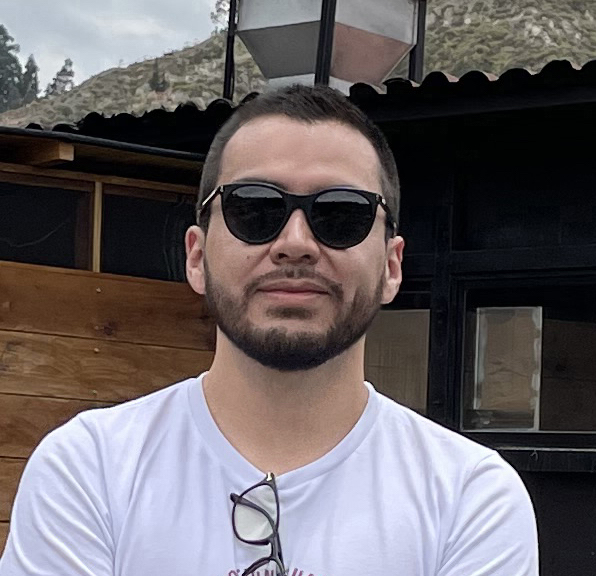
#> input picture 000_projects_structured/05_computer_vision/Reconocimiento_Facial/foto.jpg, 596 x 576 px, given in place of lena.png, which was not available
$ python 05_masks_color-tracker.py
#> lines starting #> are read from the running program, lines starting #| are printed output that depends on the picture; after the words box and inside, x2 and y2 are one past the last pixel; in counts of white or black regions, pixels touching at a corner belong together; pictures that were not available may be replaced by others from this repository, and a replacement may not be noted
import cv2
import numpy as np

path_data = "C:\\Users\\usuario\\Documents\\GitHub\\DataGlobal\\data\\images_opencv"

def empty(a):
   pass

def stackImages(scale,imgArray):
    rows = len(imgArray)
    cols = len(imgArray[0])
    rowsAvailable = isinstance(imgArray[0], list)
    width = imgArray[0][0].shape[1]
    height = imgArray[0][0].shape[0]
    if rowsAvailable:
        for x in range ( 0, rows):
            for y in range(0, cols):
                if imgArray[x][y].shape[:2] == imgArray[0][0].shape [:2]:
                    imgArray[x][y] = cv2.resize(imgArray[x][y], (0, 0), None, scale, scale)
                else:
                    imgArray[x][y] = cv2.resize(imgArray[x][y], (imgArray[0][0].shape[1], imgArray[0][0].shape[0]), None, scale, scale)
                if len(imgArray[x][y].shape) == 2: imgArray[x][y]= cv2.cvtColor( imgArray[x][y], cv2.COLOR_GRAY2BGR)
        imageBlank = np.zeros((height, width, 3), np.uint8)
        hor = [imageBlank]*rows
        hor_con = [imageBlank]*rows
        for x in range(0, rows):
            hor[x] = np.hstack(imgArray[x])
        ver = np.vstack(hor)
    else:
        for x in range(0, rows):
            if imgArray[x].shape[:2] == imgArray[0].shape[:2]:
                imgArray[x] = cv2.resize(imgArray[x], (0, 0), None, scale, scale)
            else:
                imgArray[x] = cv2.resize(imgArray[x], (imgArray[0].shape[1], imgArray[0].shape[0]), None,scale, scale)
            if len(imgArray[x].shape) == 2: imgArray[x] = cv2.cvtColor(imgArray[x], cv2.COLOR_GRAY2BGR)
        hor= np.hstack(imgArray)
        ver = hor
    return ver

# LOAD AN IMAGE USING 'IMREAD'

h_min = 99
s_min = 4
v_min = 27
h_max = 170
s_max = 255
v_max = 255

cv2.namedWindow("TrackBars")
cv2.resizeWindow("TrackBars",640,240)
cv2.createTrackbar("Hue Min","TrackBars",h_min,179,empty)
cv2.createTrackbar("Hue Max","TrackBars",h_max,179,empty)
cv2.createTrackbar("Sat Min","TrackBars",s_min,255,empty)
cv2.createTrackbar("Sat Max","TrackBars",s_max,255,empty)
cv2.createTrackbar("Val Min","TrackBars",v_min,255,empty)
cv2.createTrackbar("Val Max","TrackBars",v_max,255,empty)

while True:
    img = cv2.imread(f"{path_data}/lena.png")  # BGR
#> img is the input picture: shape (576, 596, 3); mean B, G, R 100.5, 97.8, 104.1
    imgHSV = cv2.cvtColor(img,cv2.COLOR_BGR2HSV)
#> imgHSV: shape (576, 596, 3); mean H, S, V 71.9, 75.6, 112.8

    h_min = cv2.getTrackbarPos("Hue Min","TrackBars")
    h_max = cv2.getTrackbarPos("Hue Max", "TrackBars")
    s_min = cv2.getTrackbarPos("Sat Min", "TrackBars")
    s_max = cv2.getTrackbarPos("Sat Max", "TrackBars")
    v_min = cv2.getTrackbarPos("Val Min", "TrackBars")
    v_max = cv2.getTrackbarPos("Val Max", "TrackBars")
    print(f"{h_min},{s_min},{v_min},{h_max},{s_max},{v_max}")
    lower = np.array([h_min,s_min,v_min])
    upper = np.array([h_max,s_max,v_max])
    # Check if HSV image lies in this range to detect color
    mask = cv2.inRange(imgHSV,lower,upper)
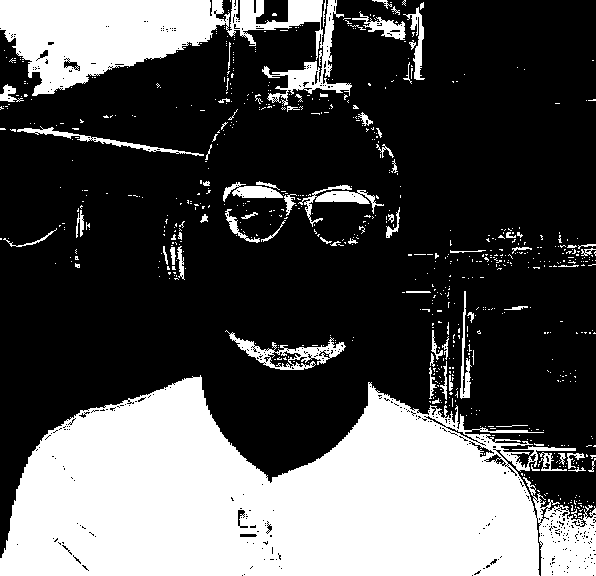
#> mask: shape (576, 596); 31.8% white; 724 white regions (653 under 20 px), largest, box (x1, y1, x2, y2) and area: (0, 375, 596, 576) 80986, (0, 0, 352, 106) 17681, (225, 330, 346, 370) 1333
    imgResult = cv2.bitwise_and(img, img, mask=mask)
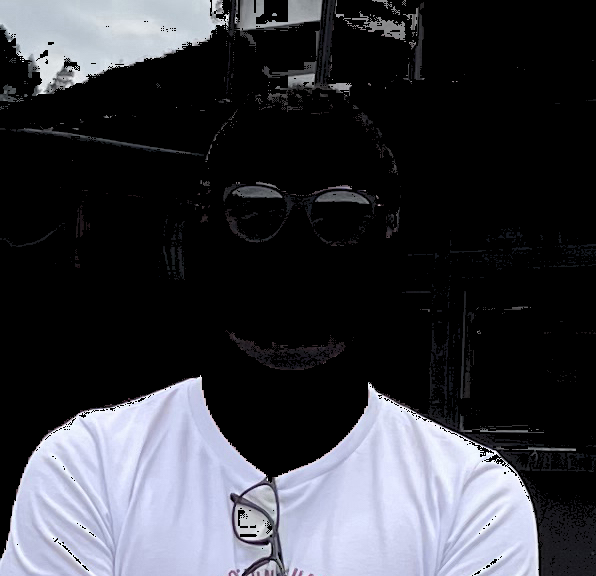
#> imgResult: shape (576, 596, 3); mean B, G, R 62.7, 56.5, 55.3

    imgStack = stackImages(0.6, [img,imgHSV,mask,imgResult])
#> in stackImages, `rows = len(imgArray)`: rows = 4
#> in stackImages, `cols = len(imgArray[0])`: cols = 576
#> in stackImages, `rowsAvailable = isinstance(imgArray[0], list)`: rowsAvailable = False
#> after the loop in stackImages, `for x in range(0, rows):`: imgArray = 4 items
#> in stackImages, `hor= np.hstack(imgArray)`:
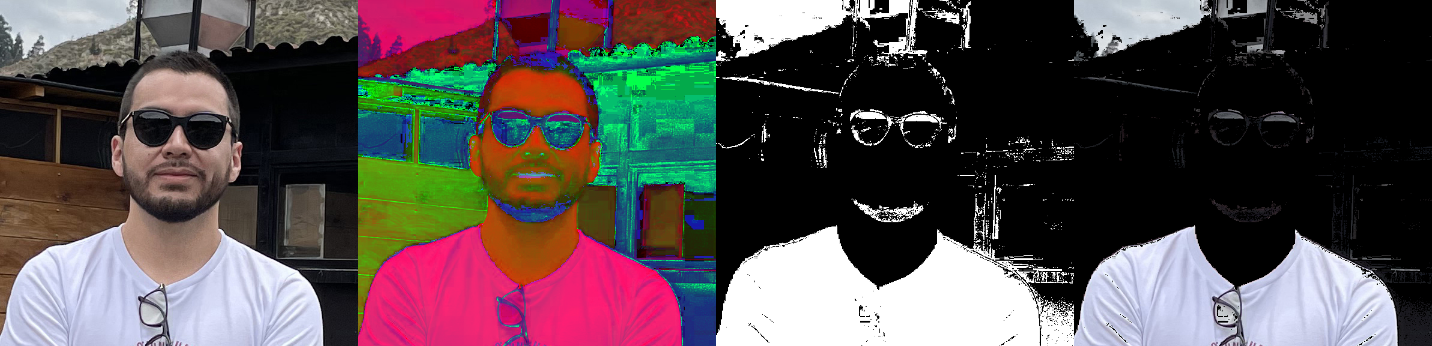
#> hor: shape (346, 1432, 3); mean of channels 0, 1, 2 79, 77.7, 88.3; drawn as B, G, R
    cv2.imshow("Stacked Images", imgStack)
    cv2.waitKey(1)
